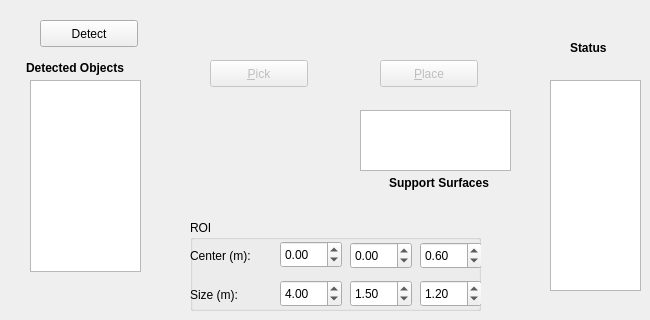
     <widget class="QWidget" name="manipulation">
      <attribute name="title">
       <string>Manipulation</string>
      </attribute>
      <widget class="QPushButton" name="detect_objects_button">
       <property name="geometry">
        <rect>
         <x>40</x>
         <y>20</y>
         <width>98</width>
         <height>27</height>
        </rect>
       </property>
       <property name="text">
        <string>Detect</string>
       </property>
      </widget>
      <widget class="QLabel" name="label_10">
       <property name="geometry">
        <rect>
         <x>26</x>
         <y>60</y>
         <width>131</width>
         <height>17</height>
        </rect>
       </property>
       <property name="text">
        <string>&lt;html&gt;&lt;head/&gt;&lt;body&gt;&lt;p&gt;&lt;span style=&quot; font-weight:600;&quot;&gt;Detected Objects&lt;/span&gt;&lt;/p&gt;&lt;/body&gt;&lt;/html&gt;</string>
       </property>
       <property name="textFormat">
        <enum>Qt::RichText</enum>
       </property>
      </widget>
      <widget class="QPushButton" name="pick_button">
       <property name="enabled">
        <bool>false</bool>
       </property>
       <property name="geometry">
        <rect>
         <x>210</x>
         <y>60</y>
         <width>98</width>
         <height>27</height>
        </rect>
       </property>
       <property name="text">
        <string>&amp;Pick</string>
       </property>
      </widget>
      <widget class="QPushButton" name="place_button">
       <property name="enabled">
        <bool>false</bool>
       </property>
       <property name="geometry">
        <rect>
         <x>380</x>
         <y>60</y>
         <width>98</width>
         <height>27</height>
        </rect>
       </property>
       <property name="text">
        <string>&amp;Place</string>
       </property>
      </widget>
      <widget class="QTextEdit" name="textEdit">
       <property name="geometry">
        <rect>
         <x>550</x>
         <y>80</y>
         <width>91</width>
         <height>211</height>
        </rect>
       </property>
      </widget>
      <widget class="QLabel" name="label_11">
       <property name="geometry">
        <rect>
         <x>570</x>
         <y>40</y>
         <width>51</width>
         <height>17</height>
        </rect>
       </property>
       <property name="text">
        <string>&lt;html&gt;&lt;head/&gt;&lt;body&gt;&lt;p&gt;&lt;span style=&quot; font-weight:600;&quot;&gt;Status&lt;/span&gt;&lt;/p&gt;&lt;/body&gt;&lt;/html&gt;</string>
       </property>
      </widget>
      <widget class="QListWidget" name="detected_objects_list">
       <property name="geometry">
        <rect>
         <x>30</x>
         <y>80</y>
         <width>111</width>
         <height>192</height>
        </rect>
       </property>
      </widget>
      <widget class="QGroupBox" name="groupBox_7">
       <property name="geometry">
        <rect>
         <x>190</x>
         <y>220</y>
         <width>291</width>
         <height>91</height>
        </rect>
       </property>
       <property name="title">
        <string>ROI</string>
       </property>
       <widget class="QLabel" name="label_12">
        <property name="geometry">
         <rect>
          <x>0</x>
          <y>27</y>
          <width>81</width>
          <height>17</height>
         </rect>
        </property>
        <property name="text">
         <string>Center (m): </string>
        </property>
       </widget>
       <widget class="QLabel" name="label_14">
        <property name="geometry">
         <rect>
          <x>0</x>
          <y>66</y>
          <width>81</width>
          <height>17</height>
         </rect>
        </property>
        <property name="text">
         <string>Size (m): </string>
        </property>
       </widget>
       <widget class="QDoubleSpinBox" name="roi_center_x">
        <property name="geometry">
         <rect>
          <x>90</x>
          <y>21</y>
          <width>62</width>
          <height>27</height>
         </rect>
        </property>
        <property name="minimum">
         <double>-99.000000000000000</double>
        </property>
        <property name="singleStep">
         <double>0.010000000000000</double>
        </property>
       </widget>
       <widget class="QDoubleSpinBox" name="roi_center_y">
        <property name="geometry">
         <rect>
          <x>160</x>
          <y>22</y>
          <width>62</width>
          <height>27</height>
         </rect>
        </property>
        <property name="minimum">
         <double>-99.000000000000000</double>
        </property>
        <property name="singleStep">
         <double>0.010000000000000</double>
        </property>
       </widget>
       <widget class="QDoubleSpinBox" name="roi_center_z">
        <property name="geometry">
         <rect>
          <x>230</x>
          <y>22</y>
          <width>62</width>
          <height>27</height>
         </rect>
        </property>
        <property name="minimum">
         <double>-99.000000000000000</double>
        </property>
        <property name="singleStep">
         <double>0.010000000000000</double>
        </property>
        <property name="value">
         <double>0.600000000000000</double>
        </property>
       </widget>
       <widget class="QDoubleSpinBox" name="roi_size_x">
        <property name="geometry">
         <rect>
          <x>90</x>
          <y>60</y>
          <width>62</width>
          <height>27</height>
         </rect>
        </property>
        <property name="singleStep">
         <double>0.010000000000000</double>
        </property>
        <property name="value">
         <double>4.000000000000000</double>
        </property>
       </widget>
       <widget class="QDoubleSpinBox" name="roi_size_y">
        <property name="geometry">
         <rect>
          <x>160</x>
          <y>60</y>
          <width>62</width>
          <height>27</height>
         </rect>
        </property>
        <property name="singleStep">
         <double>0.010000000000000</double>
        </property>
        <property name="value">
         <double>1.500000000000000</double>
        </property>
       </widget>
       <widget class="QDoubleSpinBox" name="roi_center_y_value_3">
        <property name="geometry">
         <rect>
          <x>320</x>
          <y>110</y>
          <width>62</width>
          <height>27</height>
         </rect>
        </property>
       </widget>
       <widget class="QDoubleSpinBox" name="roi_size_z">
        <property name="geometry">
         <rect>
          <x>230</x>
          <y>60</y>
          <width>62</width>
          <height>27</height>
         </rect>
        </property>
        <property name="singleStep">
         <double>0.010000000000000</double>
        </property>
        <property name="value">
         <double>1.200000000000000</double>
        </property>
       </widget>
      </widget>
      <widget class="QListWidget" name="support_surfaces_list">
       <property name="geometry">
        <rect>
         <x>360</x>
         <y>110</y>
         <width>151</width>
         <height>61</height>
        </rect>
       </property>
      </widget>
      <widget class="QLabel" name="label_15">
       <property name="geometry">
        <rect>
         <x>389</x>
         <y>173</y>
         <width>121</width>
         <height>20</height>
        </rect>
       </property>
       <property name="font">
        <font>
         <weight>75</weight>
         <bold>true</bold>
        </font>
       </property>
       <property name="text">
        <string>Support Surfaces</string>
       </property>
      </widget>
     </widget>
